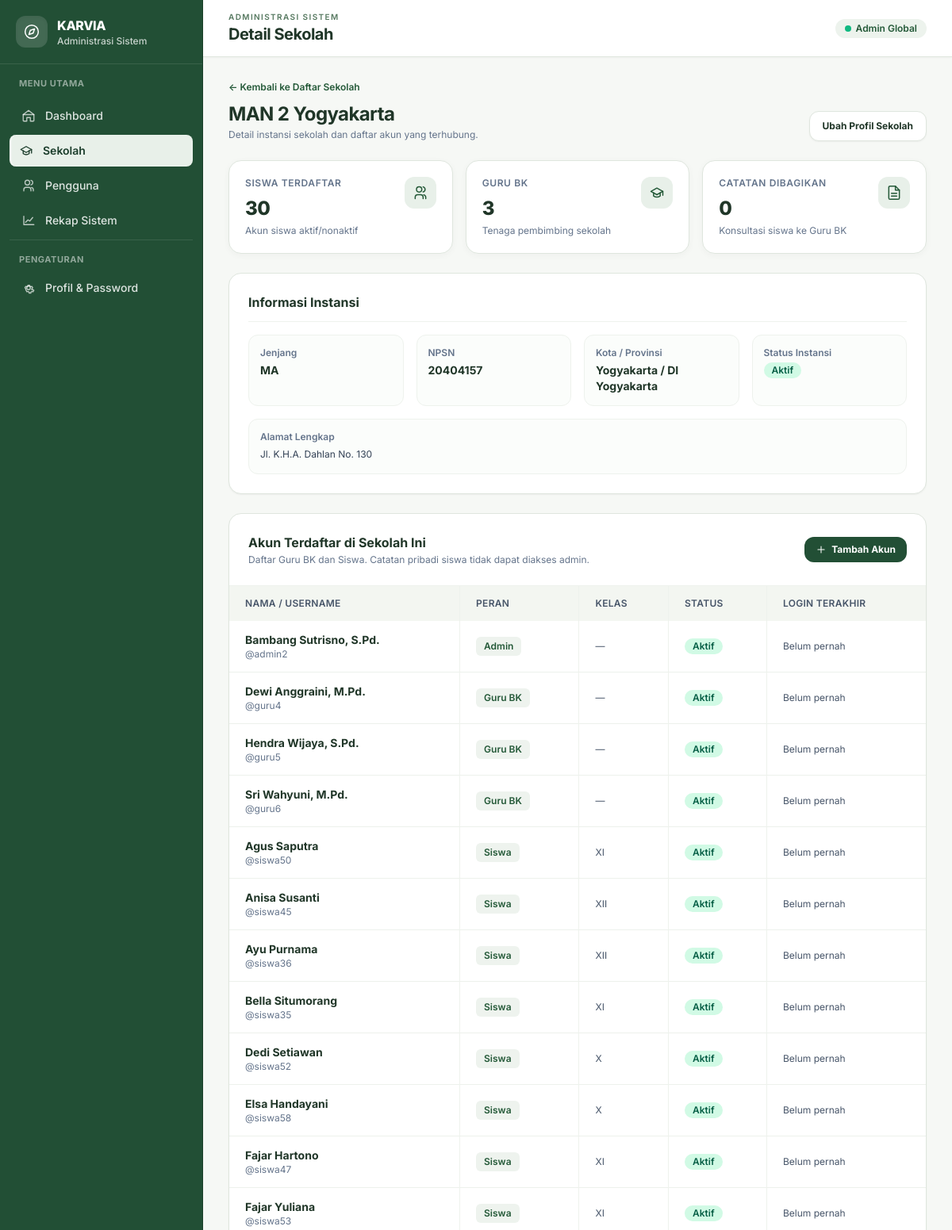
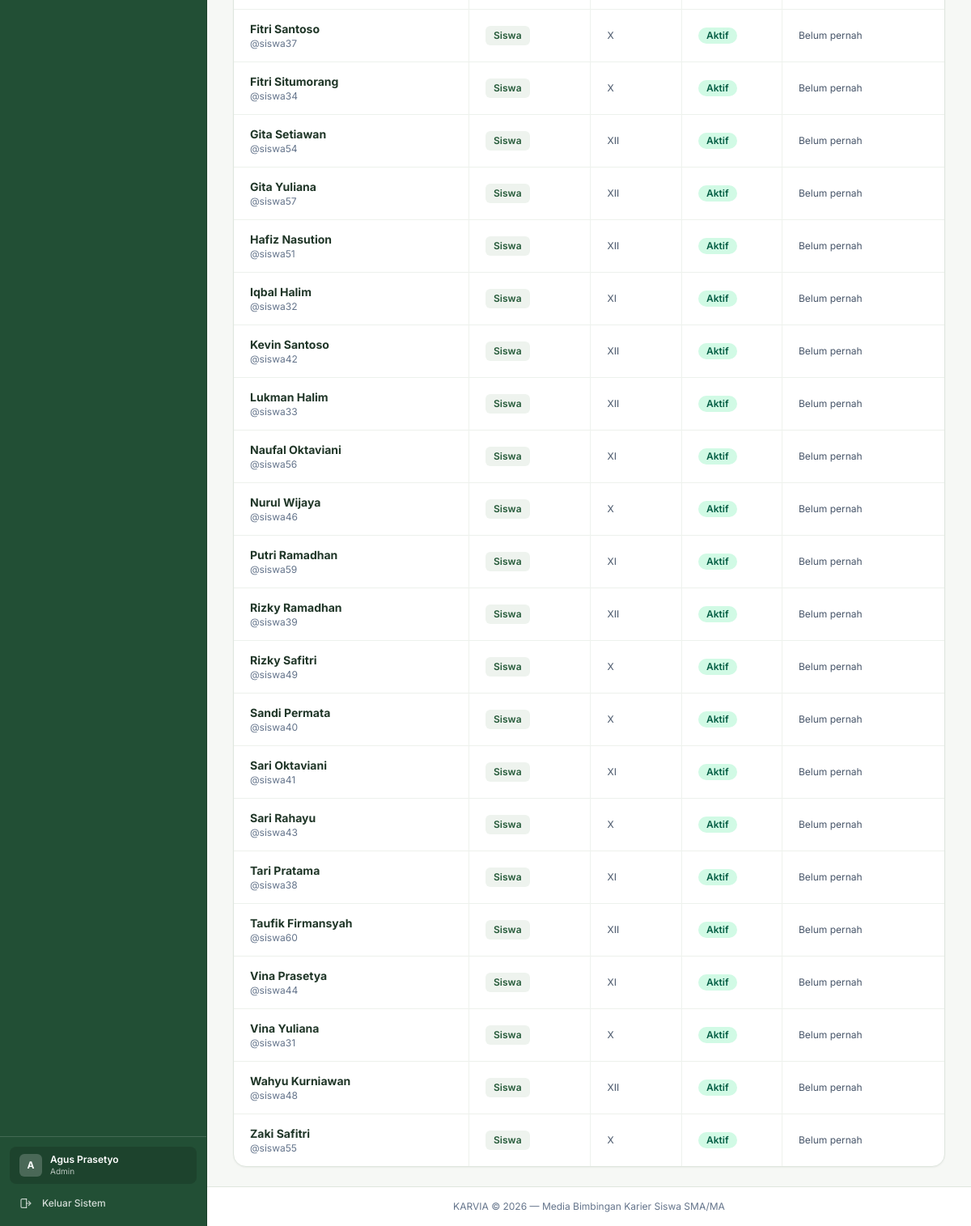
/admin/sekolah_detail.php?id=2 (signed in), run on the app's committed database (2 pictures, top to bottom).
### tables this page shows
CREATE TABLE `pengguna` (
  `id` BIGINT UNSIGNED NOT NULL AUTO_INCREMENT,
  `sekolah_id` BIGINT UNSIGNED NULL,
  `nama_lengkap` VARCHAR(150) NOT NULL,
  `username` VARCHAR(50) NOT NULL,
  `password_hash` VARCHAR(255) NOT NULL,
  `role` ENUM('admin', 'guru_bk', 'siswa') NOT NULL,
  `status` ENUM('aktif', 'nonaktif') NOT NULL DEFAULT 'aktif',
  `nisn` VARCHAR(20) NULL,
  `nip` VARCHAR(30) NULL,
  `kelas` VARCHAR(20) NULL,
  `jurusan` VARCHAR(50) NULL,
  `no_telepon` VARCHAR(20) NULL,
  `last_login_at` DATETIME NULL,
  `terakhir_aktif_pada` DATETIME NULL,
  `login_count` INT UNSIGNED NOT NULL DEFAULT 0,
  `dibuat_oleh` BIGINT UNSIGNED NULL,
  `dibuat_pada` DATETIME NOT NULL,
  `diperbarui_pada` DATETIME NULL,
  PRIMARY KEY (`id`),
  UNIQUE KEY `uq_pengguna_username` (`username`),
  KEY `idx_pengguna_sekolah` (`sekolah_id`),
  KEY `idx_pengguna_role` (`role`),
  KEY `idx_pengguna_status` (`status`),
  KEY `idx_pengguna_last_login` (`last_login_at`),
  KEY `idx_pengguna_terakhir_aktif` (`terakhir_aktif_pada`),
  CONSTRAINT `fk_pengguna_sekolah`
    FOREIGN KEY (`sekolah_id`) REFERENCES `sekolah` (`id`)
    ON DELETE RESTRICT,
  CONSTRAINT `fk_pengguna_dibuat_oleh`
    FOREIGN KEY (`dibuat_oleh`) REFERENCES `pengguna` (`id`)
    ON DELETE SET NULL
);

CREATE TABLE `sekolah` (
  `id` BIGINT UNSIGNED NOT NULL AUTO_INCREMENT,
  `nama` VARCHAR(150) NOT NULL,
  `npsn` VARCHAR(20) NULL,
  `jenjang` ENUM('SMA', 'MA') NOT NULL DEFAULT 'SMA',
  `alamat` TEXT NULL,
  `kota` VARCHAR(100) NULL,
  `provinsi` VARCHAR(100) NULL,
  `status` ENUM('aktif', 'nonaktif') NOT NULL DEFAULT 'aktif',
  `dibuat_pada` DATETIME NOT NULL,
  `diperbarui_pada` DATETIME NULL,
  PRIMARY KEY (`id`),
  UNIQUE KEY `uq_sekolah_npsn` (`npsn`),
  KEY `idx_sekolah_status` (`status`),
  KEY `idx_sekolah_nama` (`nama`)
);

### admin/sekolah_detail.php (the view, shortened to what the rows shown need)
<?php
$peran_halaman = 'admin';
$judul_halaman = 'Detail Sekolah';
require_once __DIR__ . '/../includes/header.php';
$id = filter_input(INPUT_GET, 'id', FILTER_VALIDATE_INT);
$pdo = db();
$stmt = $pdo->prepare(
    "SELECT s.id,s.nama,s.npsn,s.jenjang,s.alamat,s.kota,s.provinsi,s.status,s.dibuat_pada,
       COALESCE(SUM(CASE WHEN p.role='siswa' THEN 1 ELSE 0 END),0) AS jumlah_siswa,
       COALESCE(SUM(CASE WHEN p.role='guru_bk' THEN 1 ELSE 0 END),0) AS jumlah_guru,
       (SELECT COUNT(*) FROM berbagi_catatan b JOIN pengguna ps ON ps.id=b.siswa_id
        WHERE b.sekolah_id=s.id AND ps.sekolah_id=s.id) AS jumlah_catatan
     FROM sekolah s LEFT JOIN pengguna p ON p.sekolah_id=s.id
     WHERE s.id=:id GROUP BY s.id"
);
$stmt->execute(['id' => $id]);
$sekolah = $stmt->fetch();
$stmt = $pdo->prepare(
    "SELECT id,nama_lengkap,username,role,status,kelas,last_login_at,
            (status = 'aktif' AND terakhir_aktif_pada IS NOT NULL AND terakhir_aktif_pada >= DATE_SUB(NOW(), INTERVAL 5 MINUTE)) AS sedang_online
     FROM pengguna
     WHERE sekolah_id=:id ORDER BY role,nama_lengkap"
);
$stmt->execute(['id' => $id]);
$akun = $stmt->fetchAll();
?>
<div class="flex flex-col gap-3 sm:flex-row sm:items-end sm:justify-between">
  <div>
    <a href="<?= e(url('admin/sekolah.php')) ?>" class="inline-flex items-center gap-1.5 text-xs font-semibold text-[#245938] hover:underline">
      &larr; Kembali ke Daftar Sekolah
    </a>
    <h2 class="mt-2 text-2xl font-bold tracking-tight text-[#203628]"><?= e($sekolah['nama']) ?></h2>
    <p class="mt-0.5 text-xs text-slate-500">Detail instansi sekolah dan daftar akun yang terhubung.</p>
  </div>
</div>
<section class="rounded-2xl border border-[#dfe6de] bg-white p-5 shadow-sm sm:p-6">
  <dl class="grid gap-4 text-xs sm:grid-cols-2 lg:grid-cols-4">
    <div class="rounded-xl border border-[#eef2ed] bg-[#fbfdfb] p-3.5">
      <dt class="font-semibold text-slate-500">Jenjang</dt>
      <dd class="mt-1 text-sm font-bold text-[#203628]"><?= e($sekolah['jenjang']) ?></dd>
    </div>
    <div class="rounded-xl border border-[#eef2ed] bg-[#fbfdfb] p-3.5">
      <dt class="font-semibold text-slate-500">NPSN</dt>
      <dd class="mt-1 text-sm font-bold text-[#203628]"><?= e($sekolah['npsn'] ?: '—') ?></dd>
    </div>
    <div class="rounded-xl border border-[#eef2ed] bg-[#fbfdfb] p-3.5">
      <dt class="font-semibold text-slate-500">Kota / Provinsi</dt>
      <dd class="mt-1 text-sm font-bold text-[#203628]"><?= e($sekolah['kota'] ?: '—') ?> / <?= e($sekolah['provinsi'] ?: '—') ?></dd>
    </div>
    <div class="rounded-xl border border-[#eef2ed] bg-[#fbfdfb] p-3.5">
      <dd class="mt-1">
        <span class="inline-flex items-center rounded-full px-2.5 py-0.5 text-xs font-semibold <?= $sekolah['status'] === 'aktif' ? 'bg-emerald-100 text-emerald-800' : 'bg-slate-100 text-slate-600' ?>">
          <?= e(ucfirst($sekolah['status'])) ?>
        </span>
      </dd>
    </div>
    <div class="rounded-xl border border-[#eef2ed] bg-[#fbfdfb] p-3.5 sm:col-span-2 lg:col-span-4">
      <dt class="font-semibold text-slate-500">Alamat Lengkap</dt>
      <dd class="mt-1 text-xs text-slate-700 leading-relaxed"><?= nl2br(e($sekolah['alamat'] ?: '—')) ?></dd>
    </div>
  </dl>
</section>
<section class="rounded-2xl border border-[#dfe6de] bg-white shadow-sm overflow-hidden">
  <div class="overflow-x-auto">
    <table class="w-full text-left text-sm">
      <thead class="bg-[#f3f6f1] text-xs uppercase tracking-wide text-slate-600">
        <tr>
          <th scope="col" class="px-5 py-3.5 font-semibold">Nama / Username</th>
          <th scope="col" class="px-5 py-3.5 font-semibold">Peran</th>
          <th scope="col" class="px-5 py-3.5 font-semibold">Kelas</th>
          <th scope="col" class="px-5 py-3.5 font-semibold">Status</th>
          <th scope="col" class="px-5 py-3.5 font-semibold">Login Terakhir</th>
        </tr>
      </thead>
      <tbody class="divide-y divide-[#edf1ec] text-slate-700">
        <?php if (!$akun): ?>
          <tr><td colspan="5" class="px-5 py-10 text-center text-sm text-slate-500">Belum ada akun yang terhubung ke sekolah ini.</td></tr>
        <?php else: foreach ($akun as $baris): ?>
          <tr class="transition-colors hover:bg-[#f8faf7]">
            <td class="px-5 py-3.5">
              <div class="flex items-center gap-2">
                <span class="font-bold text-[#203628]"><?= e($baris['nama_lengkap']) ?></span>
              </div>
              <div class="text-xs text-slate-500">@<?= e($baris['username']) ?></div>
            </td>
            <td class="px-5 py-3.5">
              <span class="inline-block rounded-md bg-[#eef3ee] px-2.5 py-1 text-xs font-semibold text-[#245938]">
                <?= e($baris['role'] === 'guru_bk' ? 'Guru BK' : ucfirst($baris['role'])) ?>
              </span>
            </td>
            <td class="px-5 py-3.5 text-xs text-slate-600">
              <?= e($baris['kelas'] ?: '—') ?>
            </td>
            <td class="px-5 py-3.5">
              <span class="inline-flex items-center rounded-full px-2.5 py-0.5 text-xs font-semibold <?= $baris['status'] === 'aktif' ? 'bg-emerald-100 text-emerald-800' : 'bg-slate-100 text-slate-600' ?>">
                <?= e(ucfirst($baris['status'])) ?>
              </span>
            </td>
            <td class="px-5 py-3.5 text-xs text-slate-600 whitespace-nowrap">
              <?= e(tanggal_id($baris['last_login_at'], true)) ?>
            </td>
          </tr>
        <?php endforeach; endif; ?>
      </tbody>
    </table>
  </div>
</section>
<?php require __DIR__ . '/../includes/footer.php'; ?>

### includes/header.php (shortened to what the rows shown need)
<?php
require_once __DIR__ . '/function.php';
auth_cek_peran($peran_halaman);
$pengguna_aktif = auth_pengguna();
$judul_halaman = $judul_halaman ?? 'KARVIA';
?>
<!doctype html>
<html lang="id">
<head>
  <script src="https://cdn.tailwindcss.com"></script>
</head>
<body class="min-h-screen bg-[#f6f8f5] text-slate-900 antialiased">
  <div class="min-h-screen lg:pl-64">
    <aside id="karvia-sidebar" class="fixed inset-y-0 left-0 z-50 flex w-64 -translate-x-full flex-col border-r border-[#1a4029] bg-[#224f35] transition-transform duration-200 lg:translate-x-0">
      <div class="border-t border-white/15 p-3">
        <div class="mb-2 flex items-center gap-2.5 rounded-lg bg-black/15 px-3 py-2 text-white">
          <span class="flex h-7 w-7 shrink-0 items-center justify-center rounded-md bg-white/20 text-xs font-bold text-white">
            <?= e(mb_strtoupper(mb_substr($pengguna_aktif['nama_lengkap'] ?? 'U', 0, 1))) ?>
          </span>
          <div class="min-w-0 flex-1">
            <div class="truncate text-xs font-semibold leading-tight"><?= e($pengguna_aktif['nama_lengkap'] ?? '') ?></div>
            <div class="truncate text-[10px] text-white/70"><?= e($pengguna_aktif['sekolah_nama'] ?? ucfirst(str_replace('_', ' ', $peran_halaman))) ?></div>
          </div>
        </div>
      </div>
    </aside>
    <div class="flex min-h-screen flex-col min-w-0">
      <header class="sticky top-0 z-30 flex items-center justify-between border-b border-[#dfe6de] bg-white px-4 py-3.5 sm:px-6 lg:px-8 shadow-[0_1px_3px_rgba(0,0,0,0.03)]">
        <div class="flex min-w-0 items-center gap-3">
          <div>
            <h1 class="text-lg font-bold tracking-tight text-[#203628] sm:text-xl">
              <?= e($judul_halaman) ?>
            </h1>
          </div>
        </div>
      </header>
      <main class="flex-1 px-4 py-6 sm:px-6 lg:px-8 space-y-6">

### data on the page
pengguna: nama_lengkap "A", nama_lengkap "Agus Prasetyo"
sekolah: nama "MAN 2 Yogyakarta", jenjang "MA", npsn "20404157", kota "Yogyakarta", provinsi "DI Yogyakarta", status "Aktif", alamat "Jl. K.H.A. Dahlan No. 130"
pengguna: nama_lengkap "Bambang Sutrisno, S.Pd.", username "admin2", role "Admin", kelas "—", status "Aktif", last_login_at "Belum pernah"
pengguna: nama_lengkap "Dewi Anggraini, M.Pd.", username "guru4", role "Guru BK", kelas "—", status "Aktif", last_login_at "Belum pernah"
pengguna: nama_lengkap "Hendra Wijaya, S.Pd.", username "guru5", role "Guru BK", kelas "—", status "Aktif", last_login_at "Belum pernah"
pengguna: nama_lengkap "Sri Wahyuni, M.Pd.", username "guru6", role "Guru BK", kelas "—", status "Aktif", last_login_at "Belum pernah"
pengguna: nama_lengkap "Agus Saputra", username "siswa50", role "Siswa", kelas "XI", status "Aktif", last_login_at "Belum pernah"
pengguna: nama_lengkap "Anisa Susanti", username "siswa45", role "Siswa", kelas "XII", status "Aktif", last_login_at "Belum pernah"
pengguna: nama_lengkap "Ayu Purnama", username "siswa36", role "Siswa", kelas "XII", status "Aktif", last_login_at "Belum pernah"
pengguna: nama_lengkap "Bella Situmorang", username "siswa35", role "Siswa", kelas "XI", status "Aktif", last_login_at "Belum pernah"
pengguna: nama_lengkap "Dedi Setiawan", username "siswa52", role "Siswa", kelas "X", status "Aktif", last_login_at "Belum pernah"
pengguna: nama_lengkap "Elsa Handayani", username "siswa58", role "Siswa", kelas "X", status "Aktif", last_login_at "Belum pernah"
pengguna: nama_lengkap "Fajar Hartono", username "siswa47", role "Siswa", kelas "XI", status "Aktif", last_login_at "Belum pernah"
pengguna: nama_lengkap "Fajar Yuliana", username "siswa53", role "Siswa", kelas "XI", status "Aktif", last_login_at "Belum pernah"
pengguna: nama_lengkap "Fitri Santoso", username "siswa37", role "Siswa", kelas "X", status "Aktif", last_login_at "Belum pernah"
pengguna: nama_lengkap "Fitri Situmorang", username "siswa34", role "Siswa", kelas "X", status "Aktif", last_login_at "Belum pernah"
pengguna: nama_lengkap "Gita Setiawan", username "siswa54", role "Siswa", kelas "XII", status "Aktif", last_login_at "Belum pernah"
pengguna: nama_lengkap "Gita Yuliana", username "siswa57", role "Siswa", kelas "XII", status "Aktif", last_login_at "Belum pernah"
pengguna: nama_lengkap "Hafiz Nasution", username "siswa51", role "Siswa", kelas "XII", status "Aktif", last_login_at "Belum pernah"
pengguna: nama_lengkap "Iqbal Halim", username "siswa32", role "Siswa", kelas "XI", status "Aktif", last_login_at "Belum pernah"
pengguna: nama_lengkap "Kevin Santoso", username "siswa42", role "Siswa", kelas "XII", status "Aktif", last_login_at "Belum pernah"
pengguna: nama_lengkap "Lukman Halim", username "siswa33", role "Siswa", kelas "XII", status "Aktif", last_login_at "Belum pernah"
pengguna: nama_lengkap "Naufal Oktaviani", username "siswa56", role "Siswa", kelas "XI", status "Aktif", last_login_at "Belum pernah"
pengguna: nama_lengkap "Nurul Wijaya", username "siswa46", role "Siswa", kelas "X", status "Aktif", last_login_at "Belum pernah"
pengguna: nama_lengkap "Putri Ramadhan", username "siswa59", role "Siswa", kelas "XI", status "Aktif", last_login_at "Belum pernah"
pengguna: nama_lengkap "Rizky Ramadhan", username "siswa39", role "Siswa", kelas "XII", status "Aktif", last_login_at "Belum pernah"
pengguna: nama_lengkap "Rizky Safitri", username "siswa49", role "Siswa", kelas "X", status "Aktif", last_login_at "Belum pernah"
pengguna: nama_lengkap "Sandi Permata", username "siswa40", role "Siswa", kelas "X", status "Aktif", last_login_at "Belum pernah"
pengguna: nama_lengkap "Sari Oktaviani", username "siswa41", role "Siswa", kelas "XI", status "Aktif", last_login_at "Belum pernah"
pengguna: nama_lengkap "Sari Rahayu", username "siswa43", role "Siswa", kelas "X", status "Aktif", last_login_at "Belum pernah"
pengguna: nama_lengkap "Tari Pratama", username "siswa38", role "Siswa", kelas "XI", status "Aktif", last_login_at "Belum pernah"
pengguna: nama_lengkap "Taufik Firmansyah", username "siswa60", role "Siswa", kelas "XII", status "Aktif", last_login_at "Belum pernah"
pengguna: nama_lengkap "Vina Prasetya", username "siswa44", role "Siswa", kelas "XI", status "Aktif", last_login_at "Belum pernah"
pengguna: nama_lengkap "Vina Yuliana", username "siswa31", role "Siswa", kelas "X", status "Aktif", last_login_at "Belum pernah"
pengguna: nama_lengkap "Wahyu Kurniawan", username "siswa48", role "Siswa", kelas "XII", status "Aktif", last_login_at "Belum pernah"
pengguna: nama_lengkap "Zaki Safitri", username "siswa55", role "Siswa", kelas "X", status "Aktif", last_login_at "Belum pernah"

### other printed values
$role_labels[$peran_halaman] "Administrasi Sistem"
$label "Dashboard"
$label "Sekolah"
$label "Pengguna"
$label "Rekap Sistem"
$pengguna_aktif['sekolah_nama'] "Admin"
$role_labels[$peran_halaman] "ADMINISTRASI SISTEM"
$judul_halaman "Detail Sekolah"
$sekolah['jumlah_siswa'] "30"
$sekolah['jumlah_guru'] "3"
$sekolah['jumlah_catatan'] "0"
